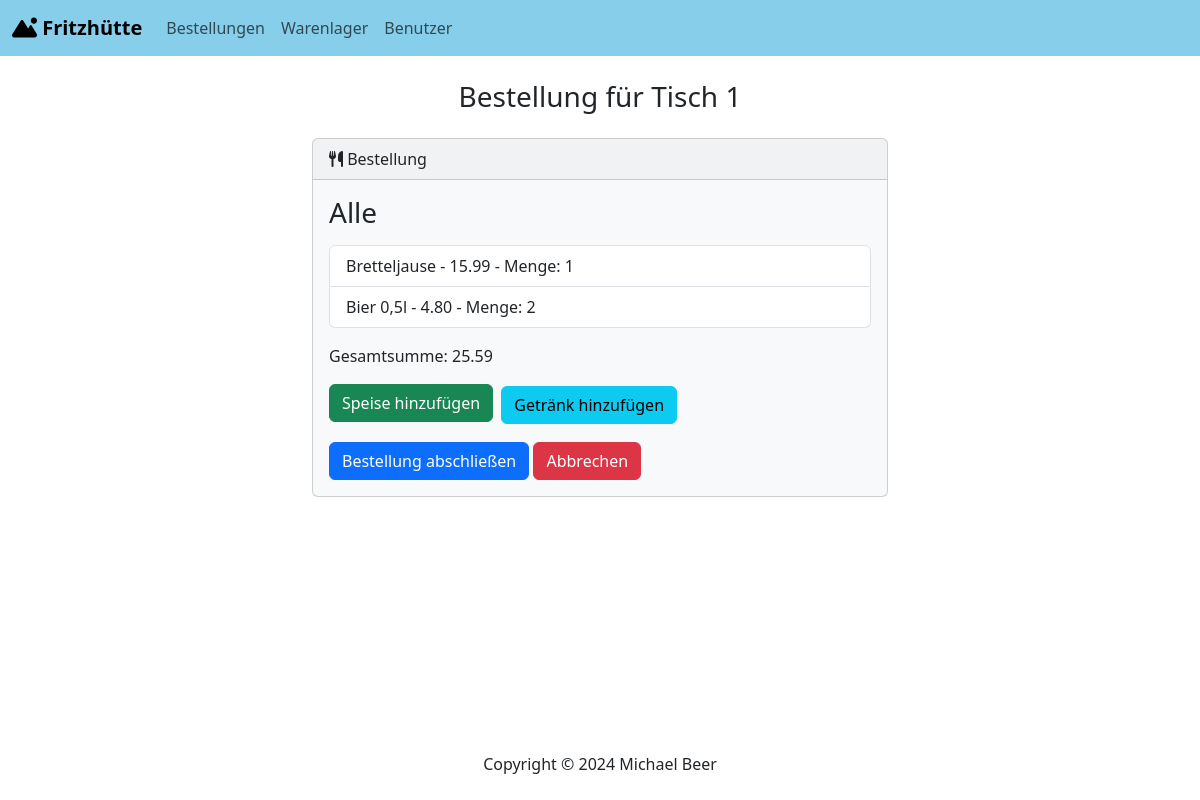
/orders/view_order/18, run on the app's committed database.
### orders/models.py (models this page shows, shortened)
class Order(models.Model):
    table = models.ForeignKey(OrderTable, on_delete=models.CASCADE)
    items = models.ManyToManyField('OrderItem')
    total_price = models.DecimalField(max_digits=10, decimal_places=2, default=0)
    created_at = models.DateTimeField(auto_now_add=True)

class OrderTable(models.Model):
    number_of_table = models.IntegerField(unique=True)
    def __str__(self):
        return f'Tisch {self.number_of_table}'

class OrderItem(models.Model):
    food = models.ForeignKey(Food, on_delete=models.CASCADE, null=True, blank=True)
    beverage = models.ForeignKey(Beverage, on_delete=models.CASCADE, null=True, blank=True)
    quantity = models.IntegerField(default=1)
    price = models.DecimalField(max_digits=5, decimal_places=2)

### warehouse/models.py (models this page shows, shortened)
class Item(models.Model):
    name = models.CharField(max_length=100)
    price = models.DecimalField(max_digits=5, decimal_places=2)
    quantity = models.IntegerField()
    category = models.CharField(max_length=100, default='Food')
    class Meta:
        abstract = True

class Food(Item):
    class Meta:
        verbose_name_plural = 'Food'

class Beverage(Item):
    class Meta:
        verbose_name_plural = 'Beverages'

### orders/views.py (the view)
# urls.py: path('view_order/<int:order_id>', views.view_order, name='view_order'),
def view_order(request, order_id):
    order = Order.objects.get(id=order_id)
    order_items = OrderItem.objects.filter(order=order)
    foods = Food.objects.all()
    beverages = Beverage.objects.all()
    return render(request, 'orders/view_order.html', {'order': order, 'order_items': order_items,'foods':foods, 'beverages':beverages})

### orders/templates/orders/view_order.html (shortened to what this page needs)
{% extends "base.html" %}
{% block body %}
    <h3 class="text-center m-4">Bestellung für {{ order.table }}</h3>
    <div class="row justify-content-center">
        <div class="col-md-6">
            <div class="card bg-light mb-3">
                <div class="card-header">
                    <i class="fa-solid fa-utensils"></i> Bestellung
                </div>
                <div class="card-body">
                    <form action="{% url 'complete_order' order.id %}" method="POST">
                        <div class="mb-3">
                            <h3 class="mb-3">Alle</h3>
                            {% if order_items %}
                                <ul class="list-group">
                                    {% for item in order_items %}
                                    <li class="list-group-item">
                                        {% if item.food %}
                                            {{ item.food.name }}
                                        {% elif item.beverage %}
                                            {{ item.beverage.name }}
                                        {% endif %}
                                        - {{ item.price }} - Menge: {{ item.quantity }}
                                    </li>
                                    {% endfor %}
                                </ul>
                            {% else %}
                                <div class="alert alert-primary">Keine Speisen oder Getränke hinzugefügt</div>
                            {% endif %}
                        </div>
                        <div class="mb-3">
                            <p>Gesamtsumme: {{ order.total_price }}</p>
                        </div>
                        <div class="mb-3">
                            <button type="button" class="btn btn-success me-1 mb-1" data-bs-toggle="modal" data-bs-target="#addFoodModal">Speise hinzufügen</button>
                            <button type="button" class="btn btn-info" data-bs-toggle="modal" data-bs-target="#addBeverageModal">Getränk hinzufügen</button>
                        </div>
                        <button type="submit" name="complete_order" class="btn btn-primary">Bestellung abschließen</button>
                        <a href="{% url 'order_index' %}" class="btn btn-danger">Abbrechen</a>
                    </form>
                </div>
            </div>
        </div>
    </div>
{% endblock %}

### data on the page
Order: table "Tisch 1", total_price "25.59"
OrderItem: food.name "Bretteljause", price "15.99", quantity "1"
OrderItem: beverage.name "Bier 0,5l", price "4.80", quantity "2"
